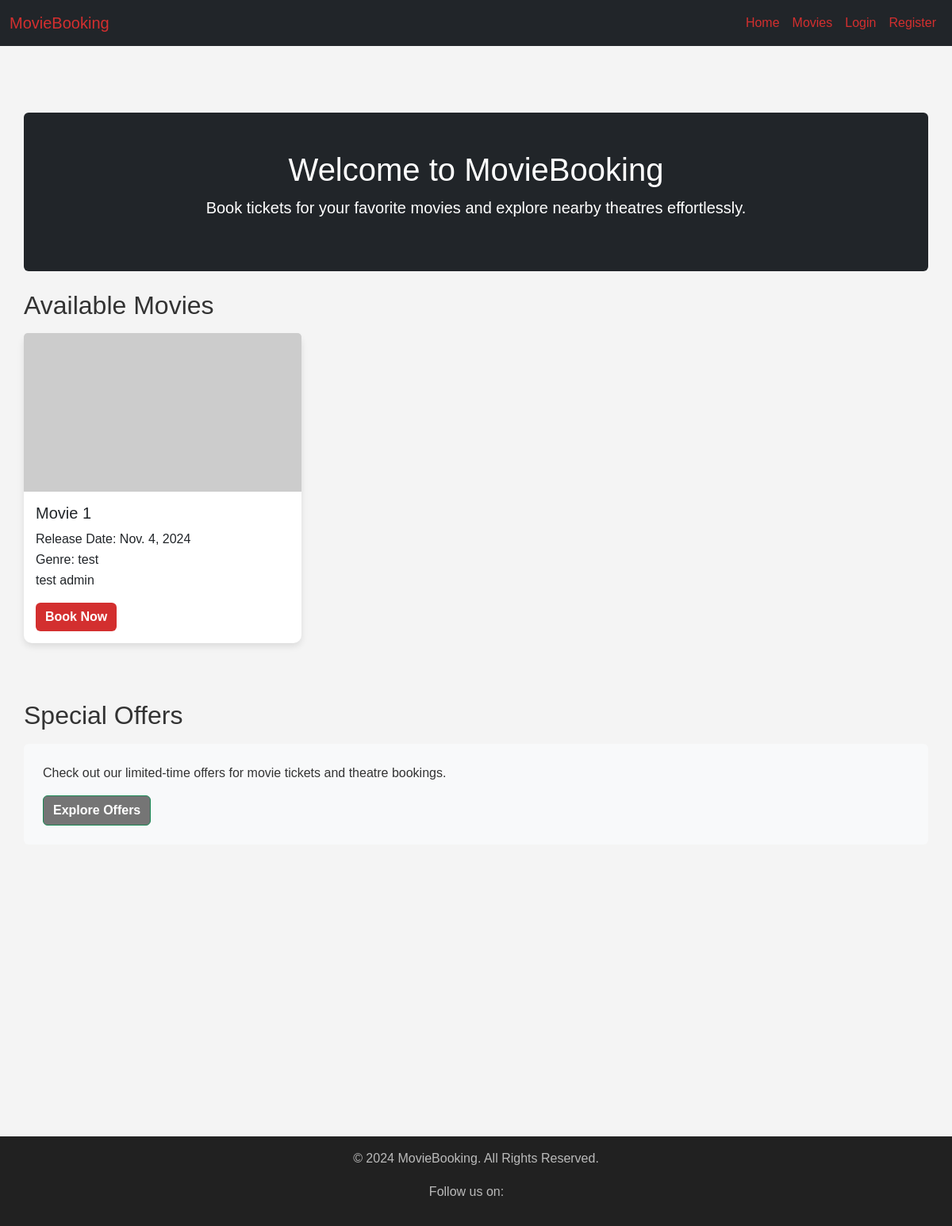
Before: / with the older database file.
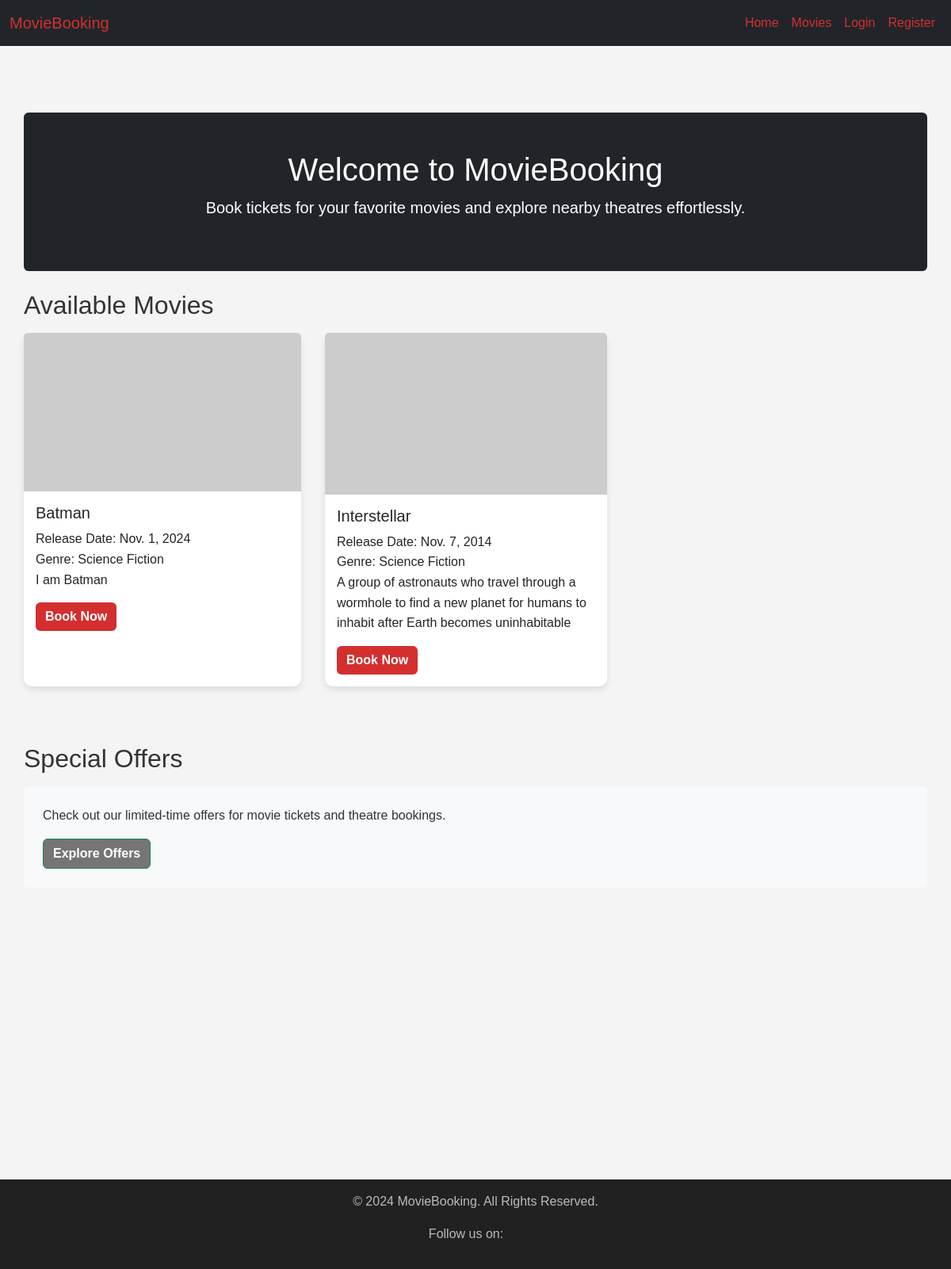
After: the same page with the newer database file.
### movies/models.py (models this page shows, shortened)
class Movie(models.Model):
    title = models.CharField(max_length=100)
    description = models.TextField(null=True, blank=True)
    genre = models.CharField(max_length=100)
    release_date = models.DateField()
    rating = models.FloatField(
        validators=[MinValueValidator(0), MaxValueValidator(10)],
        help_text="Rating must be between 0 and 10",
    )
    duration = models.IntegerField()
    director = models.CharField(max_length=100)

### dashboard/views.py (the view)
# urls.py: path("", dashboard_view.index.as_view(), name="home"),
class index(ListView):
    model = Movie
    template_name = "dashboard/index.html"
    context_object_name = "movies"
    ordering = ["-release_date"]

### dashboard/templates/dashboard/index.html (shortened to what this page needs)
{% extends 'dashboard/base.html' %}
{% block content %}
<div class="container mt-4">
    <div class="row">
        <div class="col-12 mb-4">
            <div class="p-5 text-center bg-dark text-white rounded">
                <h1>Welcome to MovieBooking</h1>
                <p class="lead">Book tickets for your favorite movies and explore nearby theatres effortlessly.</p>
            </div>
        </div>
    </div>
    <div class="row mb-5">
        <div class="col-12">
            <h2 class="mb-3">Available Movies</h2>
        </div>
        <div class="row movie-container overflow-auto" style="max-height: 600px;">
            {% for movie in movies %}
            <div class="col-md-4 mb-4 d-flex align-items-stretch">
                <div class="card">
                    <img src="https://via.placeholder.com/350x200" class="card-img-top" alt="Upcoming Movie">
                    <div class="card-body">
                        <h5 class="card-title">{{ movie.title }}</h5>
                        <div class="card-release_date">Release Date: {{ movie.release_date }}</div>
                        <div class="card-genre">Genre: {{ movie.genre }}</div>
                        <p class="card-text">{{ movie.description }}</p>
                        <a href="{% url 'movie-detail' movie.id %}" class="btn btn-primary">Book Now</a>
                    </div>
                </div>
            </div>
            {% endfor %}
        </div>
    </div>
    <div class="row mb-5">
        <div class="col-12">
            <h2 class="mb-3">Special Offers</h2>
            <div class="p-4 bg-light rounded">
                <p>Check out our limited-time offers for movie tickets and theatre bookings.</p>
                <a href="#" class="btn btn-success">Explore Offers</a>
            </div>
        </div>
    </div>
</div>
{% endblock %}

### dashboard/templates/dashboard/base.html (shortened to what this page needs)
{% load static %}
<!DOCTYPE html>
<html lang="en">
<head>
    <link href="https://cdn.jsdelivr.net/npm/bootstrap@5.3.0/dist/css/bootstrap.min.css" rel="stylesheet">
    <link rel="stylesheet" href="{% static 'css/styles.css' %}">
</head>
<body>
    <nav class="navbar navbar-expand-lg navbar-dark bg-dark">
        <div class="container-fluid">
            <a class="navbar-brand" href="#">MovieBooking</a>
            <div class="collapse navbar-collapse" id="navbarNav">
                <ul class="navbar-nav ms-auto">
                    <li class="nav-item">
                      <a class="nav-link active" href="{% url 'home' %}">Home</a>
                    </li>
                    <li class="nav-item">
                      <a class="nav-link" href="{% url 'browse-movies' %}">Movies</a>
                    </li>
                    {% if user.is_authenticated %}
                        <li class="nav-item dropdown">
                            <a class="nav-link dropdown-toggle" href="#" id="userDropdown" role="button" data-bs-toggle="dropdown" aria-expanded="false">
                                {{ user.username }}
                            </a>
                            <ul class="dropdown-menu dropdown-menu-end" aria-labelledby="userDropdown">
                                <li><a class="dropdown-item" href="{% url 'theatre-dashboard' %}">Dashboard</a></li>
                                <li><hr class="dropdown-divider"></li>
                                <li><a class="dropdown-item" href="{% url 'logout' %}">Logout</a></li>
                            </ul>
                        </li>
                    {% else %}
                        <li class="nav-item">
                          <a class="nav-link" href="{% url 'login' %}">Login</a>
                        </li>
                        <li class="nav-item">
                          <a class="nav-link" href="{% url 'register' %}">Register</a>
                        </li>
                    {% endif %}
                </ul>
            </div>
        </div>
    </nav>
    <div class="container main-content">
        {% block content %}{% endblock %}
    </div>
    <footer>
        <p>&copy; 2024 MovieBooking. All Rights Reserved.</p>
        <p>Follow us on:
        </p>
    </footer>
</body>
</html>

### dashboard/static/dashboard/css/styles.css (style rules this page uses)
body { font-family: 'Arial', sans-serif; background-color: #f4f4f4; color: #333; line-height: 1.6; }
.container { max-width: 1200px; margin-top: 20px; padding: 0 15px; }
.card { box-shadow: 0 4px 8px rgba(0, 0, 0, 0.1); border: none; border-radius: 10px; transition: transform 0.3s, box-shadow 0.3s; display: flex; flex-direction: column; height: 100%; background-color: #fff; }
.card-body { padding: 15px; flex-grow: 1; }
.btn-primary { background-color: #d32f2f; border: none; color: #fff; font-weight: bold; }
.btn-success { background-color: #757575; color: #fff; font-weight: bold; }
.navbar-dark { background-color: #212121; }
.navbar-brand, .nav-link { color: #d32f2f !important; }
footer { background-color: #212121; color: #bbb; padding: 15px 0; text-align: center; margin-top: auto; }
body { display: flex; flex-direction: column; min-height: 100vh; }
footer { margin-top: auto; }

### dashboard/templates/dashboard/base.html (style rules this page uses)
body { display: flex; flex-direction: column; min-height: 25vh; }
.main-content { flex: 1; padding-top: 5vh; }
footer { position: relative; top: 40vh; width: 100%; background-color: #212121; color: #bbb; text-align: center; padding: 15px 0; margin-top: auto; }

Changed rows visible on the page:
removed Movie: title "Movie 1", release_date "Nov. 4, 2024", genre "test", description "test admin"
added Movie: title "Batman", release_date "Nov. 1, 2024", genre "Science Fiction", description "I am Batman"
added Movie: title "Interstellar", release_date "Nov. 7, 2014", genre "Science Fiction", description "A group of astronauts who travel through a wormhole to find a new planet for humans to inhabit after Earth becomes uninhabitable"
